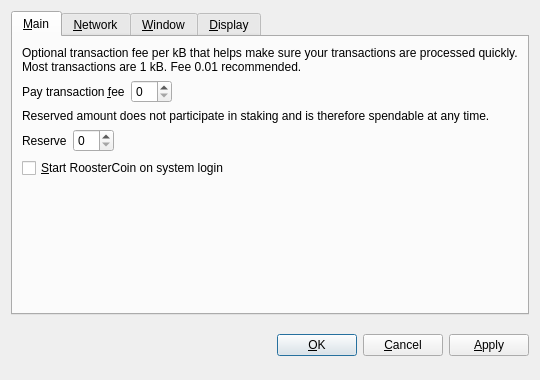
<?xml version="1.0" encoding="UTF-8"?>
<ui version="4.0">
 <class>OptionsDialog</class>
 <widget class="QDialog" name="OptionsDialog">
  <property name="geometry">
   <rect>
    <x>0</x>
    <y>0</y>
    <width>540</width>
    <height>380</height>
   </rect>
  </property>
  <property name="windowTitle">
   <string>Options</string>
  </property>
  <property name="modal">
   <bool>true</bool>
  </property>
  <layout class="QVBoxLayout" name="verticalLayout">
   <item>
    <widget class="QTabWidget" name="tabWidget">
     <property name="tabPosition">
      <enum>QTabWidget::North</enum>
     </property>
     <property name="currentIndex">
      <number>0</number>
     </property>
     <widget class="QWidget" name="tabMain">
      <attribute name="title">
       <string>&amp;Main</string>
      </attribute>
      <layout class="QVBoxLayout" name="verticalLayout_Main">
       <item>
        <widget class="QLabel" name="transactionFeeInfoLabel">
         <property name="text">
          <string>Optional transaction fee per kB that helps make sure your transactions are processed quickly. Most transactions are 1 kB. Fee 0.01 recommended.</string>
         </property>
         <property name="textFormat">
          <enum>Qt::PlainText</enum>
         </property>
         <property name="wordWrap">
          <bool>true</bool>
         </property>
        </widget>
       </item>
       <item>
        <layout class="QHBoxLayout" name="horizontalLayoutFee">
         <item>
          <widget class="QLabel" name="transactionFeeLabel">
           <property name="text">
            <string>Pay transaction &amp;fee</string>
           </property>
           <property name="textFormat">
            <enum>Qt::PlainText</enum>
           </property>
           <property name="buddy">
            <cstring>transactionFee</cstring>
           </property>
          </widget>
         </item>
         <item>
          <widget class="BitcoinAmountField" name="transactionFee"/>
         </item>
         <item>
          <spacer name="horizontalSpacerFee">
           <property name="orientation">
            <enum>Qt::Horizontal</enum>
           </property>
           <property name="sizeHint" stdset="0">
            <size>
             <width>40</width>
             <height>20</height>
            </size>
           </property>
          </spacer>
         </item>
        </layout>
       </item>
       <item>
        <widget class="QLabel" name="reserveBalanceInfoLabel">
         <property name="text">
          <string>Reserved amount does not participate in staking and is therefore spendable at any time.</string>
         </property>
         <property name="textFormat">
          <enum>Qt::PlainText</enum>
         </property>
         <property name="wordWrap">
          <bool>true</bool>
         </property>
        </widget>
       </item>
       <item>
        <layout class="QHBoxLayout" name="horizontalLayoutReserveBalance">
         <item>
          <widget class="QLabel" name="reserveBalanceLabel">
           <property name="text">
            <string>Reserve</string>
           </property>
           <property name="textFormat">
            <enum>Qt::PlainText</enum>
           </property>
           <property name="buddy">
            <cstring>reserveBalance</cstring>
           </property>
          </widget>
         </item>
         <item>
          <widget class="BitcoinAmountField" name="reserveBalance"/>
         </item>
         <item>
          <spacer name="horizontalSpacerReserveBalance">
           <property name="orientation">
            <enum>Qt::Horizontal</enum>
           </property>
           <property name="sizeHint" stdset="0">
            <size>
             <width>40</width>
             <height>20</height>
            </size>
           </property>
          </spacer>
         </item>
        </layout>
       </item>
       <item>
        <widget class="QCheckBox" name="bitcoinAtStartup">
         <property name="toolTip">
          <string>Automatically start RoosterCoin after logging in to the system.</string>
         </property>
         <property name="text">
          <string>&amp;Start RoosterCoin on system login</string>
         </property>
        </widget>
       </item>
       <item>
        <spacer name="verticalSpacer_Main">
         <property name="orientation">
          <enum>Qt::Vertical</enum>
         </property>
         <property name="sizeHint" stdset="0">
          <size>
           <width>20</width>
           <height>40</height>
          </size>
         </property>
        </spacer>
       </item>
      </layout>
     </widget>
     <widget class="QWidget" name="tabNetwork">
      <attribute name="title">
       <string>&amp;Network</string>
      </attribute>
      <layout class="QVBoxLayout" name="verticalLayout_Network">
       <item>
        <widget class="QCheckBox" name="mapPortUpnp">
         <property name="toolTip">
          <string>Automatically open the RoosterCoin client port on the router. This only works when your router supports UPnP and it is enabled.</string>
         </property>
         <property name="text">
          <string>Map port using &amp;UPnP</string>
         </property>
        </widget>
       </item>
       <item>
        <widget class="QCheckBox" name="connectSocks">
         <property name="toolTip">
          <string>Connect to the RoosterCoin network through a SOCKS proxy (e.g. when connecting through Tor).</string>
         </property>
         <property name="text">
          <string>&amp;Connect through SOCKS proxy:</string>
         </property>
        </widget>
       </item>
       <item>
        <layout class="QHBoxLayout" name="horizontalLayout_Network">
         <item>
          <widget class="QLabel" name="proxyIpLabel">
           <property name="text">
            <string>Proxy &amp;IP:</string>
           </property>
           <property name="textFormat">
            <enum>Qt::PlainText</enum>
           </property>
           <property name="buddy">
            <cstring>proxyIp</cstring>
           </property>
          </widget>
         </item>
         <item>
          <widget class="QValidatedLineEdit" name="proxyIp">
           <property name="maximumSize">
            <size>
             <width>140</width>
             <height>16777215</height>
            </size>
           </property>
           <property name="toolTip">
            <string>IP address of the proxy (e.g. 127.0.0.1)</string>
           </property>
          </widget>
         </item>
         <item>
          <widget class="QLabel" name="proxyPortLabel">
           <property name="text">
            <string>&amp;Port:</string>
           </property>
           <property name="textFormat">
            <enum>Qt::PlainText</enum>
           </property>
           <property name="buddy">
            <cstring>proxyPort</cstring>
           </property>
          </widget>
         </item>
         <item>
          <widget class="QLineEdit" name="proxyPort">
           <property name="maximumSize">
            <size>
             <width>55</width>
             <height>16777215</height>
            </size>
           </property>
           <property name="toolTip">
            <string>Port of the proxy (e.g. 9050)</string>
           </property>
          </widget>
         </item>
         <item>
          <widget class="QLabel" name="socksVersionLabel">
           <property name="text">
            <string>SOCKS &amp;Version:</string>
           </property>
           <property name="textFormat">
            <enum>Qt::PlainText</enum>
           </property>
           <property name="buddy">
            <cstring>socksVersion</cstring>
           </property>
          </widget>
         </item>
         <item>
          <widget class="QValueComboBox" name="socksVersion">
           <property name="toolTip">
            <string>SOCKS version of the proxy (e.g. 5)</string>
           </property>
          </widget>
         </item>
         <item>
          <spacer name="horizontalSpacer_Network">
           <property name="orientation">
            <enum>Qt::Horizontal</enum>
           </property>
           <property name="sizeHint" stdset="0">
            <size>
             <width>40</width>
             <height>20</height>
            </size>
           </property>
          </spacer>
         </item>
        </layout>
       </item>
       <item>
        <spacer name="verticalSpacer_Network">
         <property name="orientation">
          <enum>Qt::Vertical</enum>
         </property>
         <property name="sizeHint" stdset="0">
          <size>
           <width>20</width>
           <height>40</height>
          </size>
         </property>
        </spacer>
       </item>
      </layout>
     </widget>
     <widget class="QWidget" name="tabWindow">
      <attribute name="title">
       <string>&amp;Window</string>
      </attribute>
      <layout class="QVBoxLayout" name="verticalLayout_Window">
       <item>
        <widget class="QCheckBox" name="minimizeToTray">
         <property name="toolTip">
          <string>Show only a tray icon after minimizing the window.</string>
         </property>
         <property name="text">
          <string>&amp;Minimize to the tray instead of the taskbar</string>
         </property>
        </widget>
       </item>
       <item>
        <widget class="QCheckBox" name="minimizeOnClose">
         <property name="toolTip">
          <string>Minimize instead of exit the application when the window is closed. When this option is enabled, the application will be closed only after selecting Quit in the menu.</string>
         </property>
         <property name="text">
          <string>M&amp;inimize on close</string>
         </property>
        </widget>
       </item>
       <item>
        <spacer name="verticalSpacer_Window">
         <property name="orientation">
          <enum>Qt::Vertical</enum>
         </property>
         <property name="sizeHint" stdset="0">
          <size>
           <width>20</width>
           <height>40</height>
          </size>
         </property>
        </spacer>
       </item>
      </layout>
     </widget>
     <widget class="QWidget" name="tabDisplay">
      <attribute name="title">
       <string>&amp;Display</string>
      </attribute>
      <layout class="QVBoxLayout" name="verticalLayout_Display">
       <item>
        <layout class="QHBoxLayout" name="horizontalLayout_1_Display">
         <item>
          <widget class="QLabel" name="langLabel">
           <property name="text">
            <string>User Interface &amp;language:</string>
           </property>
           <property name="textFormat">
            <enum>Qt::PlainText</enum>
           </property>
           <property name="buddy">
            <cstring>lang</cstring>
           </property>
          </widget>
         </item>
         <item>
          <widget class="QValueComboBox" name="lang">
           <property name="toolTip">
            <string>The user interface language can be set here. This setting will take effect after restarting RoosterCoin.</string>
           </property>
          </widget>
         </item>
        </layout>
       </item>
       <item>
        <layout class="QHBoxLayout" name="horizontalLayout_2_Display">
         <item>
          <widget class="QLabel" name="unitLabel">
           <property name="text">
            <string>&amp;Unit to show amounts in:</string>
           </property>
           <property name="textFormat">
            <enum>Qt::PlainText</enum>
           </property>
           <property name="buddy">
            <cstring>unit</cstring>
           </property>
          </widget>
         </item>
         <item>
          <widget class="QValueComboBox" name="unit">
           <property name="toolTip">
            <string>Choose the default subdivision unit to show in the interface and when sending coins.</string>
           </property>
          </widget>
         </item>
        </layout>
       </item>
       <item>
        <widget class="QCheckBox" name="displayAddresses">
         <property name="toolTip">
          <string>Whether to show RoosterCoin addresses in the transaction list or not.</string>
         </property>
         <property name="text">
          <string>&amp;Display addresses in transaction list</string>
         </property>
        </widget>
       </item>
       <item>
        <widget class="QCheckBox" name="coinControlFeatures">
         <property name="toolTip">
          <string>Whether to show coin control features or not.</string>
         </property>
         <property name="text">
          <string>Display coin &amp;control features (experts only!)</string>
         </property>
        </widget>
       </item>
       <item>
        <spacer name="verticalSpacer_Display">
         <property name="orientation">
          <enum>Qt::Vertical</enum>
         </property>
         <property name="sizeHint" stdset="0">
          <size>
           <width>20</width>
           <height>40</height>
          </size>
         </property>
        </spacer>
       </item>
      </layout>
     </widget>
    </widget>
   </item>
   <item>
    <layout class="QHBoxLayout" name="horizontalLayout_Buttons">
     <item>
      <spacer name="horizontalSpacer_1">
       <property name="orientation">
        <enum>Qt::Horizontal</enum>
       </property>
       <property name="sizeHint" stdset="0">
        <size>
         <width>40</width>
         <height>48</height>
        </size>
       </property>
      </spacer>
     </item>
     <item>
      <widget class="QLabel" name="statusLabel">
       <property name="font">
        <font>
         <weight>75</weight>
         <bold>true</bold>
        </font>
       </property>
       <property name="text">
        <string/>
       </property>
       <property name="textFormat">
        <enum>Qt::PlainText</enum>
       </property>
       <property name="wordWrap">
        <bool>true</bool>
       </property>
      </widget>
     </item>
     <item>
      <spacer name="horizontalSpacer_2">
       <property name="orientation">
        <enum>Qt::Horizontal</enum>
       </property>
       <property name="sizeHint" stdset="0">
        <size>
         <width>40</width>
         <height>48</height>
        </size>
       </property>
      </spacer>
     </item>
     <item>
      <widget class="QPushButton" name="okButton">
       <property name="text">
        <string>&amp;OK</string>
       </property>
      </widget>
     </item>
     <item>
      <widget class="QPushButton" name="cancelButton">
       <property name="text">
        <string>&amp;Cancel</string>
       </property>
       <property name="autoDefault">
        <bool>false</bool>
       </property>
      </widget>
     </item>
     <item>
      <widget class="QPushButton" name="applyButton">
       <property name="text">
        <string>&amp;Apply</string>
       </property>
       <property name="autoDefault">
        <bool>false</bool>
       </property>
      </widget>
     </item>
    </layout>
   </item>
  </layout>
 </widget>
 <customwidgets>
  <customwidget>
   <class>BitcoinAmountField</class>
   <extends>QSpinBox</extends>
   <header>bitcoinamountfield.h</header>
  </customwidget>
  <customwidget>
   <class>QValueComboBox</class>
   <extends>QComboBox</extends>
   <header>qvaluecombobox.h</header>
  </customwidget>
  <customwidget>
   <class>QValidatedLineEdit</class>
   <extends>QLineEdit</extends>
   <header>qvalidatedlineedit.h</header>
  </customwidget>
 </customwidgets>
 <resources/>
 <connections/>
</ui>
